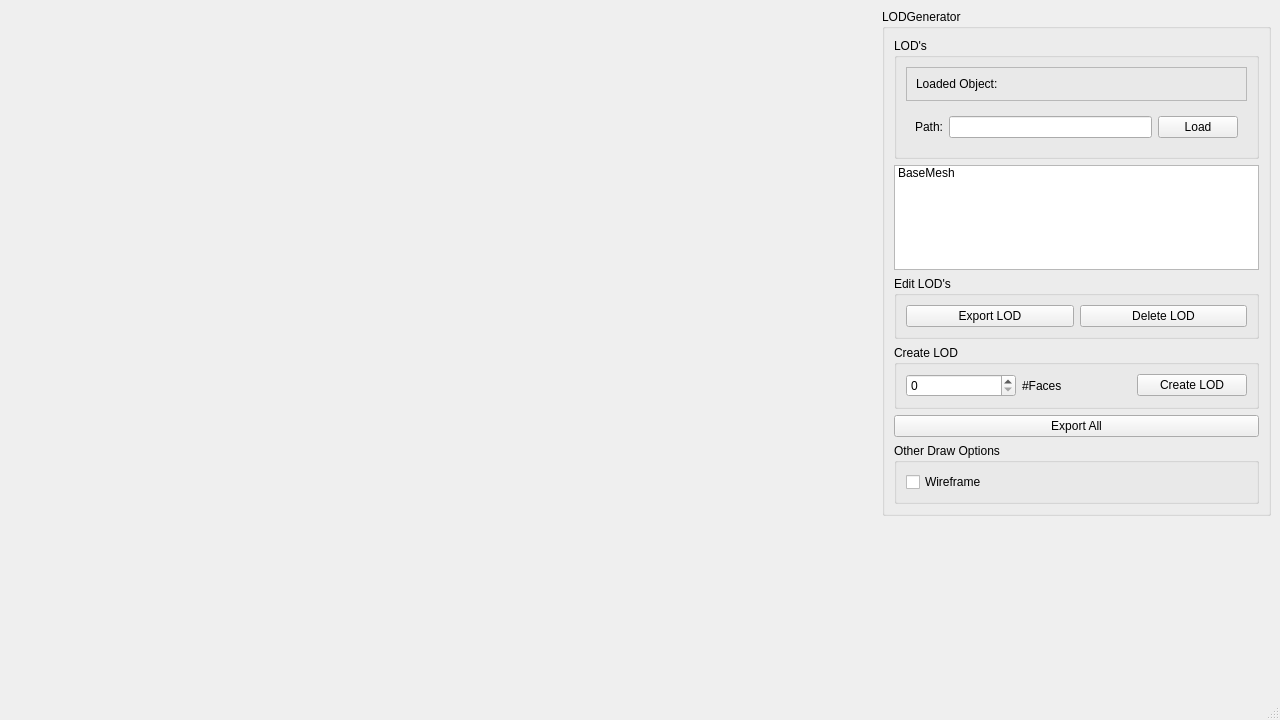
<?xml version="1.0" encoding="UTF-8"?>
<ui version="4.0">
 <class>MainWindow</class>
 <widget class="QMainWindow" name="MainWindow">
  <property name="geometry">
   <rect>
    <x>0</x>
    <y>0</y>
    <width>1280</width>
    <height>720</height>
   </rect>
  </property>
  <property name="windowTitle">
   <string>LOD Generator by Jonathan Flynn (i7241559)</string>
  </property>
  <widget class="QWidget" name="centralwidget">
   <layout class="QGridLayout" name="s_mainWindowGridLayout">
    <item row="0" column="1" alignment="Qt::AlignTop">
     <widget class="QGroupBox" name="s_transformGB">
      <property name="minimumSize">
       <size>
        <width>389</width>
        <height>507</height>
       </size>
      </property>
      <property name="maximumSize">
       <size>
        <width>389</width>
        <height>507</height>
       </size>
      </property>
      <property name="title">
       <string>LODGenerator</string>
      </property>
      <layout class="QGridLayout" name="gridLayout">
       <item row="3" column="0">
        <widget class="QGroupBox" name="s_drawGB">
         <property name="title">
          <string>Edit LOD's</string>
         </property>
         <layout class="QHBoxLayout" name="horizontalLayout_3">
          <item>
           <widget class="QPushButton" name="exportLODB">
            <property name="text">
             <string>Export LOD</string>
            </property>
           </widget>
          </item>
          <item>
           <widget class="QPushButton" name="deleteLODB">
            <property name="text">
             <string>Delete LOD</string>
            </property>
           </widget>
          </item>
         </layout>
        </widget>
       </item>
       <item row="0" column="0">
        <widget class="QGroupBox" name="s_lodGB">
         <property name="title">
          <string>LOD's</string>
         </property>
         <layout class="QVBoxLayout" name="verticalLayout">
          <item>
           <widget class="QFrame" name="s_loadF">
            <property name="frameShape">
             <enum>QFrame::StyledPanel</enum>
            </property>
            <property name="frameShadow">
             <enum>QFrame::Raised</enum>
            </property>
            <layout class="QHBoxLayout" name="horizontalLayout_5">
             <item>
              <widget class="QLabel" name="label">
               <property name="minimumSize">
                <size>
                 <width>100</width>
                 <height>0</height>
                </size>
               </property>
               <property name="maximumSize">
                <size>
                 <width>100</width>
                 <height>16777215</height>
                </size>
               </property>
               <property name="text">
                <string>Loaded Object:</string>
               </property>
              </widget>
             </item>
             <item>
              <widget class="QLabel" name="fileNameL">
               <property name="text">
                <string/>
               </property>
              </widget>
             </item>
            </layout>
           </widget>
          </item>
          <item>
           <widget class="QFrame" name="s_pathF">
            <layout class="QHBoxLayout" name="horizontalLayout_2">
             <item>
              <widget class="QLabel" name="label_2">
               <property name="text">
                <string>Path:</string>
               </property>
              </widget>
             </item>
             <item>
              <widget class="QLineEdit" name="pathLE">
               <property name="readOnly">
                <bool>true</bool>
               </property>
              </widget>
             </item>
             <item>
              <widget class="QPushButton" name="loadB">
               <property name="text">
                <string>Load</string>
               </property>
              </widget>
             </item>
            </layout>
           </widget>
          </item>
         </layout>
        </widget>
       </item>
       <item row="4" column="0">
        <widget class="QGroupBox" name="s_createLODGB">
         <property name="title">
          <string>Create LOD</string>
         </property>
         <layout class="QHBoxLayout" name="horizontalLayout_4">
          <item>
           <widget class="QSpinBox" name="nFaces"/>
          </item>
          <item>
           <widget class="QLabel" name="label_3">
            <property name="text">
             <string>#Faces</string>
            </property>
           </widget>
          </item>
          <item>
           <widget class="QPushButton" name="createLODB">
            <property name="text">
             <string>Create LOD</string>
            </property>
           </widget>
          </item>
         </layout>
         <zorder>nFaces</zorder>
         <zorder>createLODB</zorder>
         <zorder>label_3</zorder>
        </widget>
       </item>
       <item row="7" column="0">
        <widget class="QPushButton" name="exportAllB">
         <property name="text">
          <string>Export All</string>
         </property>
        </widget>
       </item>
       <item row="2" column="0">
        <widget class="QListWidget" name="m_lods">
         <property name="sortingEnabled">
          <bool>true</bool>
         </property>
         <item>
          <property name="text">
           <string>BaseMesh</string>
          </property>
         </item>
        </widget>
       </item>
       <item row="8" column="0">
        <widget class="QGroupBox" name="groupBox">
         <property name="title">
          <string>Other Draw Options</string>
         </property>
         <layout class="QVBoxLayout" name="verticalLayout_2">
          <item>
           <widget class="QCheckBox" name="checkBox">
            <property name="text">
             <string>Wireframe</string>
            </property>
           </widget>
          </item>
         </layout>
        </widget>
       </item>
      </layout>
     </widget>
    </item>
    <item row="0" column="0">
     <spacer name="horizontalSpacer">
      <property name="orientation">
       <enum>Qt::Horizontal</enum>
      </property>
      <property name="sizeHint" stdset="0">
       <size>
        <width>40</width>
        <height>20</height>
       </size>
      </property>
     </spacer>
    </item>
   </layout>
  </widget>
  <widget class="QMenuBar" name="menubar">
   <property name="geometry">
    <rect>
     <x>0</x>
     <y>0</y>
     <width>1280</width>
     <height>23</height>
    </rect>
   </property>
  </widget>
  <widget class="QStatusBar" name="statusbar"/>
 </widget>
 <resources/>
 <connections/>
</ui>
